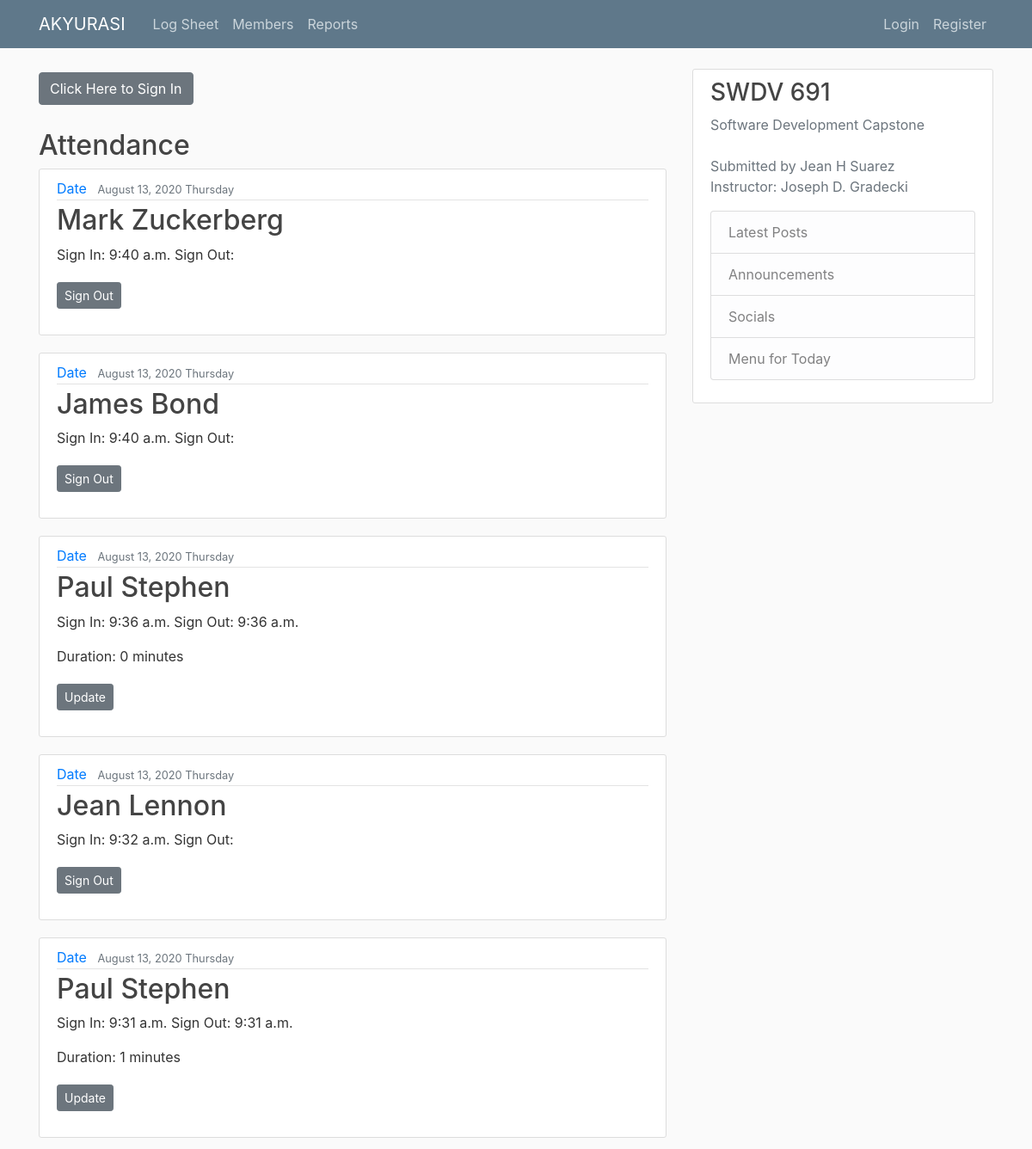
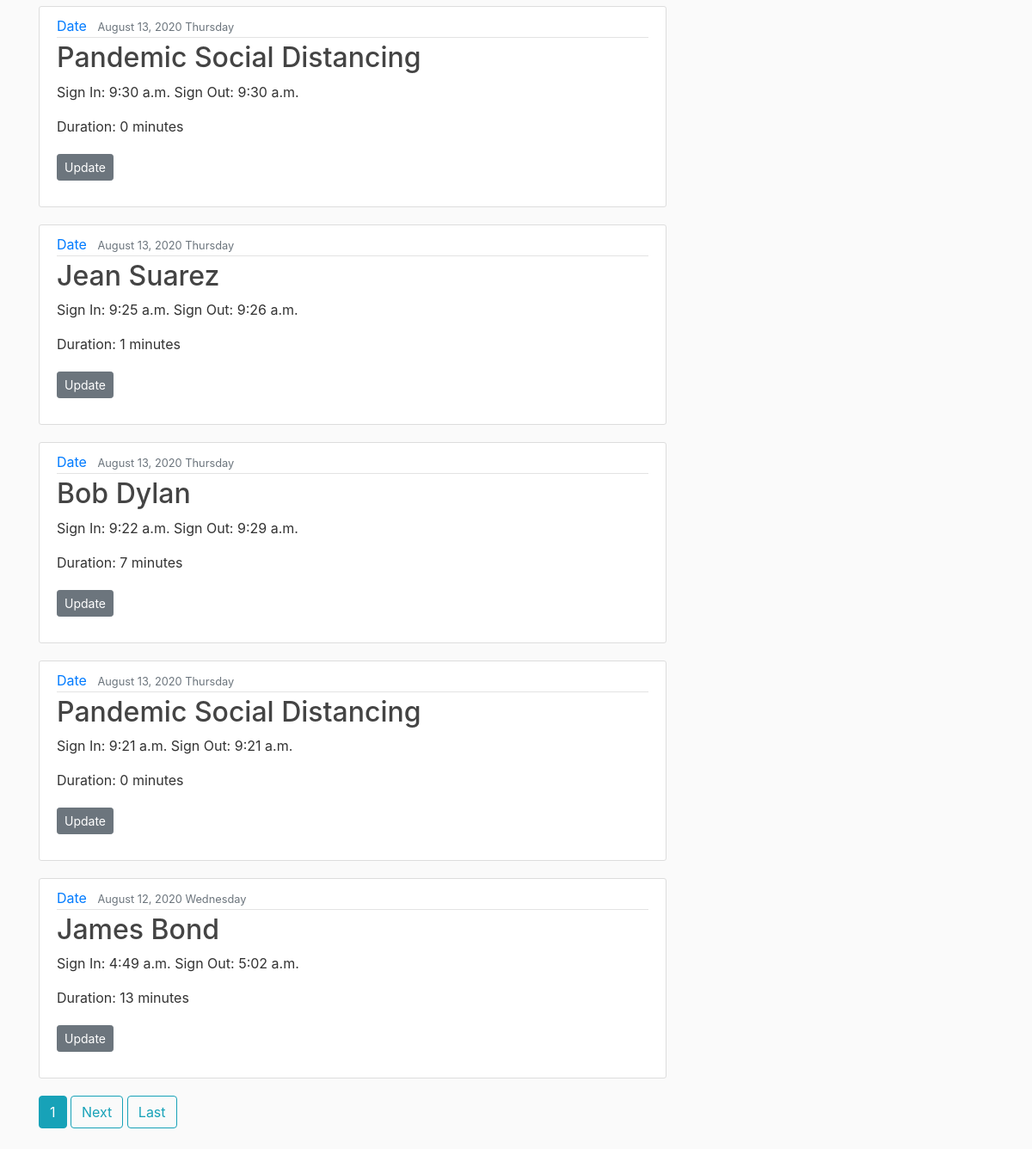
Page /logsheet/ on the committed database (2 pictures, top to bottom).
### logsheet/models.py (models this page shows, shortened)
class LogPost(models.Model):
    member = models.ForeignKey(Member, on_delete=models.CASCADE)
    signIn = models.DateTimeField(default=timezone.now)
    signOut = models.DateTimeField(null=True, blank=True)
    duration =  models.FloatField(null=True, blank=True)

### persons/models.py (models this page shows)
class Person(models.Model):
    image = models.ImageField(default='default.jpg', upload_to='profile_pics')
    ssn = models.CharField(max_length=10)
    birthDate = models.DateTimeField(null=True, blank=True)

class Member(Person):
    firstName = models.CharField(max_length=20)
    middleName = models.CharField(max_length=20, null=True, blank=True)
    lastName = models.CharField(max_length=20)
    diagnosis = models.CharField(max_length=100)
    intakeDate = models.DateTimeField(default=timezone.now)
    psychEval = models.TextField(null=True, blank=True)
    notes = models.TextField(null=True, blank=True)
    dischargeDate = models.DateTimeField(null=True, blank=True)
    def __str__(self):
        return f'{self.firstName} {self.lastName}'

### logsheet/views.py (the view)
# urls.py: path('', PostListView.as_view(), name='logsheet-home'),
class PostListView(ListView):
    model = LogPost
    template_name ='logsheet/home.html' # <app>/<model>_<viewtype>.html
    context_object_name = 'logposts'
    ordering = ['-signIn']
    paginate_by = 10

### logsheet/templates/logsheet/home.html (shortened to what this page needs)
{% extends "logsheet/base.html" %}
{% block content %}
<a class="btn btn-secondary btn-med mt-1 mb-1" href="{% url 'logpost-create' %}">Click Here to Sign In</a>
<br>
<br>
<h2>Attendance</h2>
	{% for logpost in logposts %}
        <article class="media content-section">
          <div class="media-body">
            <div class="article-metadata">
              <a class="mr-2" href="#">Date</a>
              <small class="text-muted">{{logpost.signIn|date:"F d, Y l" }}</small>
            </div>
			<h2><a class="article-title" href="{% url 'logpost-detail' logpost.id%}">{{ logpost.member }}</a></h2>
			<p class="article-content">Sign In: {{ logpost.signIn|date:"g:i a" }} Sign Out: {{ logpost.signOut|date:"g:i a" }}</p>
			{% if logpost.signOut %}
				<p class="article-content">Duration: {{ logpost.duration|floatformat:"0" }} minutes</p>
				<p><a class="btn btn-secondary btn-sm mt-1 mb-1" href="{% url 'logpost-detail' logpost.id%}">Update</a></p>
			{% else %}
				<p><a class="btn btn-secondary btn-sm mt-1 mb-1" href="{% url 'logpost-detail' logpost.id%}">Sign Out</a></p>
			{% endif %}
          </div>
        </article>
    {% endfor %}
		{% if is_paginated %}
        {% for num in page_obj.paginator.page_range %}
				    {% if page_obj.number == num %}
						    <a class="btn btn-info mb-4" href="?page={{ num }}">{{ num }}</a>
						{% elif num > page_obj.number|add:'-3' and num > page_obj.number|add:'3' %}
						    <a class="btn btn-outline-info mb-4" href="?page={{ num }}">{{ num }}</a>
						{% endif %}
				{% endfor %}
				{% if page_obj.has_next %}
			    <a class="btn btn-outline-info mb-4" href="?page={{page_obj.next_page_number }}">Next</a>
					<a class="btn btn-outline-info mb-4" href="?page={{ page_obj.paginator.num_pages }}"">Last</a>
		    {% endif %}
		{% endif %}
{% endblock %}

### logsheet/static/logsheet/main.css (style rules this page uses)
body { background: #fafafa; color: #333333; margin-top: 5rem; }
h1, h2, h3, h4, h5, h6 { color: #444444; }
.content-section { background: #ffffff; padding: 10px 20px; border: 1px solid #dddddd; border-radius: 3px; margin-bottom: 20px; }
.article-title { color: #444444; }
.article-content { white-space: pre-line; }
.article-metadata { padding-bottom: 1px; margin-bottom: 4px; border-bottom: 1px solid #e3e3e3 }

### rows in the picture
LogPost: signIn "August 13, 2020 Thursday", member "Mark Zuckerberg", signIn "9:40 a.m.", shows "Sign Out"
LogPost: signIn "August 13, 2020 Thursday", member "James Bond", signIn "9:40 a.m.", shows "Sign Out"
LogPost: signIn "August 13, 2020 Thursday", member "Paul Stephen", signIn "9:36 a.m.", signOut "9:36 a.m.", duration "0"
LogPost: signIn "August 13, 2020 Thursday", member "Jean Lennon", signIn "9:32 a.m.", shows "Sign Out"
LogPost: signIn "August 13, 2020 Thursday", member "Paul Stephen", signIn "9:31 a.m.", signOut "9:31 a.m.", duration "1"
LogPost: signIn "August 13, 2020 Thursday", member "Pandemic Social Distancing", signIn "9:30 a.m.", signOut "9:30 a.m.", duration "0"
LogPost: signIn "August 13, 2020 Thursday", member "Jean Suarez", signIn "9:25 a.m.", signOut "9:26 a.m.", duration "1"
LogPost: signIn "August 13, 2020 Thursday", member "Bob Dylan", signIn "9:22 a.m.", signOut "9:29 a.m.", duration "7"
LogPost: signIn "August 13, 2020 Thursday", member "Pandemic Social Distancing", signIn "9:21 a.m.", signOut "9:21 a.m.", duration "0"
LogPost: signIn "August 12, 2020 Wednesday", member "James Bond", signIn "4:49 a.m.", signOut "5:02 a.m.", duration "13"

### other values in the picture
{{ num }} "1"
